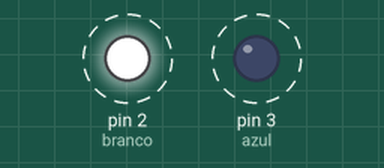
The sketch below on a simulated Arduino Uno, built with avr-gcc and run on an emulated ATmega328P. On the bench: output pins drawn as LEDs (lit = HIGH). Dashed ring = blinking.

Above: at 0.03 s.
Timing chart, 0 to 3.0 s (numbered marks = the images above):
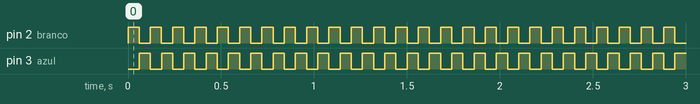

The sketch:

Codigo_do_exercicio_18.09.2025.ino
```cpp
//Introdução das variáveis//

//Variável do pino do LED branco - D2
int branco = 2;
//Variável do pino do LED azul - D3
int azul = 3;
//Variável do tempo - 60 milisegundos
int tempo = 60;

//Configurações//
void setup()
{
  //Pino de saída D2 para o LED branco
  pinMode(branco,OUTPUT);
  //Pino de saída D3 para o LED azul
  pinMode(azul,OUTPUT);
}

//Execução da tarefa//
void loop()
{
  //Ligar o LED branco
  digitalWrite(branco,HIGH);
  //Esperar 60 milisegundos
  delay(tempo);
  //Desligar o LED branco
  digitalWrite(branco,LOW);
  //Ligar o LED azul
  digitalWrite(azul,HIGH);
  //Esperar 60 milisegundos
  delay(tempo);
  //Dessligar o LED azul
  digitalWrite(azul,LOW);
}
```

Measured:
- by itself, pin 2 (branco), pin 3 (azul): alternates HIGH for 0.06 s and LOW for 0.06 s
